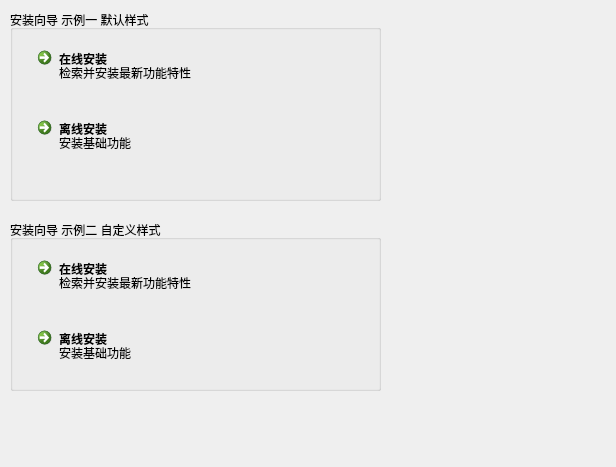
<?xml version="1.0" encoding="UTF-8"?>
<ui version="4.0">
 <class>DialogFunctionCommandLinkButton</class>
 <widget class="QDialog" name="DialogFunctionCommandLinkButton">
  <property name="geometry">
   <rect>
    <x>0</x>
    <y>0</y>
    <width>616</width>
    <height>467</height>
   </rect>
  </property>
  <property name="windowTitle">
   <string>Dialog</string>
  </property>
  <widget class="QGroupBox" name="groupBox">
   <property name="geometry">
    <rect>
     <x>10</x>
     <y>10</y>
     <width>371</width>
     <height>191</height>
    </rect>
   </property>
   <property name="title">
    <string>安装向导 示例一 默认样式</string>
   </property>
   <widget class="QCommandLinkButton" name="commandLinkButton_2">
    <property name="geometry">
     <rect>
      <x>20</x>
      <y>100</y>
      <width>331</width>
      <height>61</height>
     </rect>
    </property>
    <property name="text">
     <string>离线安装</string>
    </property>
    <property name="description">
     <string>安装基础功能</string>
    </property>
   </widget>
   <widget class="QCommandLinkButton" name="commandLinkButton">
    <property name="geometry">
     <rect>
      <x>20</x>
      <y>30</y>
      <width>331</width>
      <height>61</height>
     </rect>
    </property>
    <property name="text">
     <string>在线安装</string>
    </property>
    <property name="description">
     <string>检索并安装最新功能特性</string>
    </property>
   </widget>
  </widget>
  <widget class="QGroupBox" name="groupBox_2">
   <property name="geometry">
    <rect>
     <x>10</x>
     <y>220</y>
     <width>371</width>
     <height>171</height>
    </rect>
   </property>
   <property name="title">
    <string>安装向导 示例二 自定义样式</string>
   </property>
   <widget class="CommandLinkButton" name="commandLinkButton_5">
    <property name="geometry">
     <rect>
      <x>20</x>
      <y>100</y>
      <width>331</width>
      <height>61</height>
     </rect>
    </property>
    <property name="text">
     <string>离线安装</string>
    </property>
    <property name="description">
     <string>安装基础功能</string>
    </property>
   </widget>
   <widget class="CommandLinkButton" name="commandLinkButton_6">
    <property name="geometry">
     <rect>
      <x>20</x>
      <y>30</y>
      <width>331</width>
      <height>61</height>
     </rect>
    </property>
    <property name="text">
     <string>在线安装</string>
    </property>
    <property name="description">
     <string>检索并安装最新功能特性</string>
    </property>
   </widget>
  </widget>
 </widget>
 <customwidgets>
  <customwidget>
   <class>CommandLinkButton</class>
   <extends>QCommandLinkButton</extends>
   <header>commandlinkbutton.h</header>
  </customwidget>
 </customwidgets>
 <resources/>
 <connections/>
</ui>
